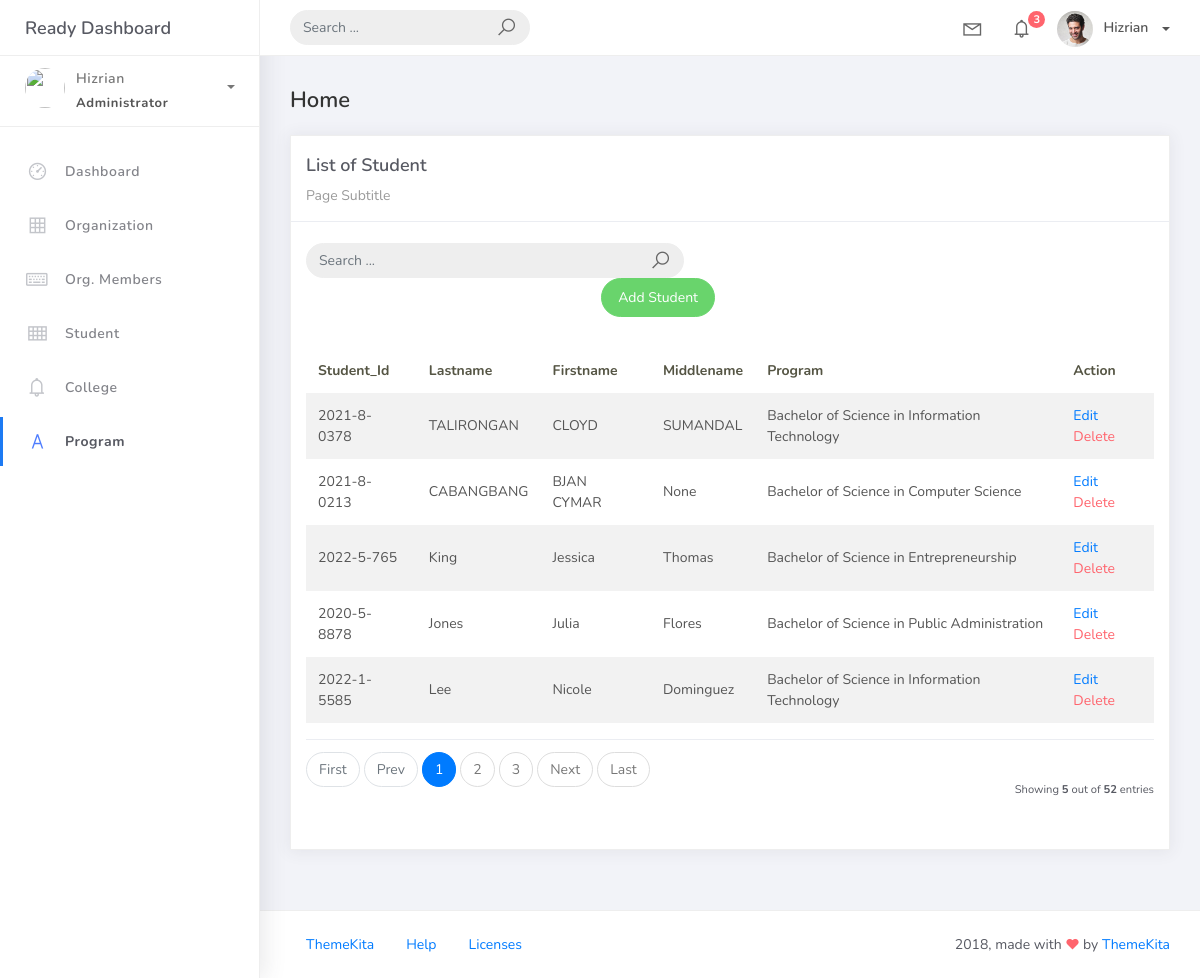
Screenshot of /student_list with the database file from the repository.
### studentorg/models.py (models this page shows, shortened)
class BaseModel(models. Model):
    created_at = models.DateTimeField(auto_now_add=True, db_index=True)
    updated_at = models.DateTimeField(auto_now=True)
    class Meta:
        abstract = True

class Student (BaseModel):
    student_id = models.CharField(max_length=15)
    lastname = models.CharField(max_length=25)
    firstname = models.CharField(max_length=25)
    middlename = models.CharField(max_length=25, blank=True, null=True)
    program = models.ForeignKey(Program, on_delete=models.CASCADE)

class Program(BaseModel):
    prog_name = models.CharField(max_length=150)
    college = models.ForeignKey(College, on_delete=models.CASCADE)
    def __str__(self):
        return self.prog_name

### studentorg/views.py (the view)
# urls.py: path('student_list', StudentList.as_view(), name='student-list'),
class StudentList(ListView):
    model = Student
    context_object_name = 'student'
    template_name = 'student_list.html'
    paginate_by = 5

### templates/student_list.html (shortened to what this page needs)
{% extends 'base.html' %} {% load static %} {% block content %}
 <div class="content">
   <div class="container-fluid">
     <h4 class="page-title">Home</h4>
     <div class="row">
       <div class="col-md-12">
         <div class="card">
           <div class="card-header">
             <div class="card-title">List of Student</div>
             <div class="card-category">Page Subtitle</div>
         </div>
         <br />
                        <div class="col-md-12 row">
                            <div class="col-md-6">
                                <form class="navbar-left navbar-form nav-search mr-md-3" action="{% url 'student-list' %}">
                                    <div class="input-group">
                                        <input type="text" placeholder="Search ..." class="form-control" name="q" />
                                        <div class="input-group-append">
                                            <span class="input-group-text">
                                                <i class="la la-search search-icon"></i>
                                            </span>
                                        </div>
                                    </div>
                                </form>
                            </div>
                        </div>
                        <div class="col-md-6">
                            <div class="pull-right">
                                <a href="{% url 'student-add' %}" class="btn btn-success btn-rounded">Add Student</a>
                            </div>
                        </div>
         <div class="card-body">
            <table class="table table-striped mt-3">
                <thead>
                    <tr>
                        <th scope="col">Student_Id</th>
                        <th scope="col">Lastname</th>
                        <th scope="col">Firstname</th>
                        <th scope="col">Middlename</th>
                        <th scope="col">Program</th>
                        <th scope="col">Action</th>
                    </tr>
                </thead>
                <tbody>
                    {% for object in object_list %}
                    <tr>
                        <td>{{ object.student_id }}</td>
                        <td>{{ object.lastname }}</td>
                        <td>{{ object.firstname }}</td>
                        <td>{{ object.middlename }}</td>
                        <td>{{ object.program }}</td>
                        <td>
                            <a href="student_list/{{ object.id }}">Edit</a>
                            <a href="student_list/{{ object.id }}/delete" class="text-danger">Delete</a>
                        </td>
                    </tr>
                    {% endfor %}
                </tbody>
            </table>
           {% include 'includes/pagination.html' %}
         </div>
       </div>
     </div>
   </div>
 </div>
</div>
{% endblock %}

### rows the page displays
Student: student_id "2021-8-0378", lastname "TALIRONGAN", firstname "CLOYD", middlename "SUMANDAL", program "Bachelor of Science in Information Technology"
Student: student_id "2021-8-0213", lastname "CABANGBANG", firstname "BJAN CYMAR", middlename "None", program "Bachelor of Science in Computer Science"
Student: student_id "2022-5-765", lastname "King", firstname "Jessica", middlename "Thomas", program "Bachelor of Science in Entrepreneurship"
Student: student_id "2020-5-8878", lastname "Jones", firstname "Julia", middlename "Flores", program "Bachelor of Science in Public Administration"
Student: student_id "2022-1-5585", lastname "Lee", firstname "Nicole", middlename "Dominguez", program "Bachelor of Science in Information Technology"

### other values shown
{{ page_num }} "1"
{{ page_num }} "2" "3"
{{ object_list.count }} "5"
{{ paginator.count }} "52"
